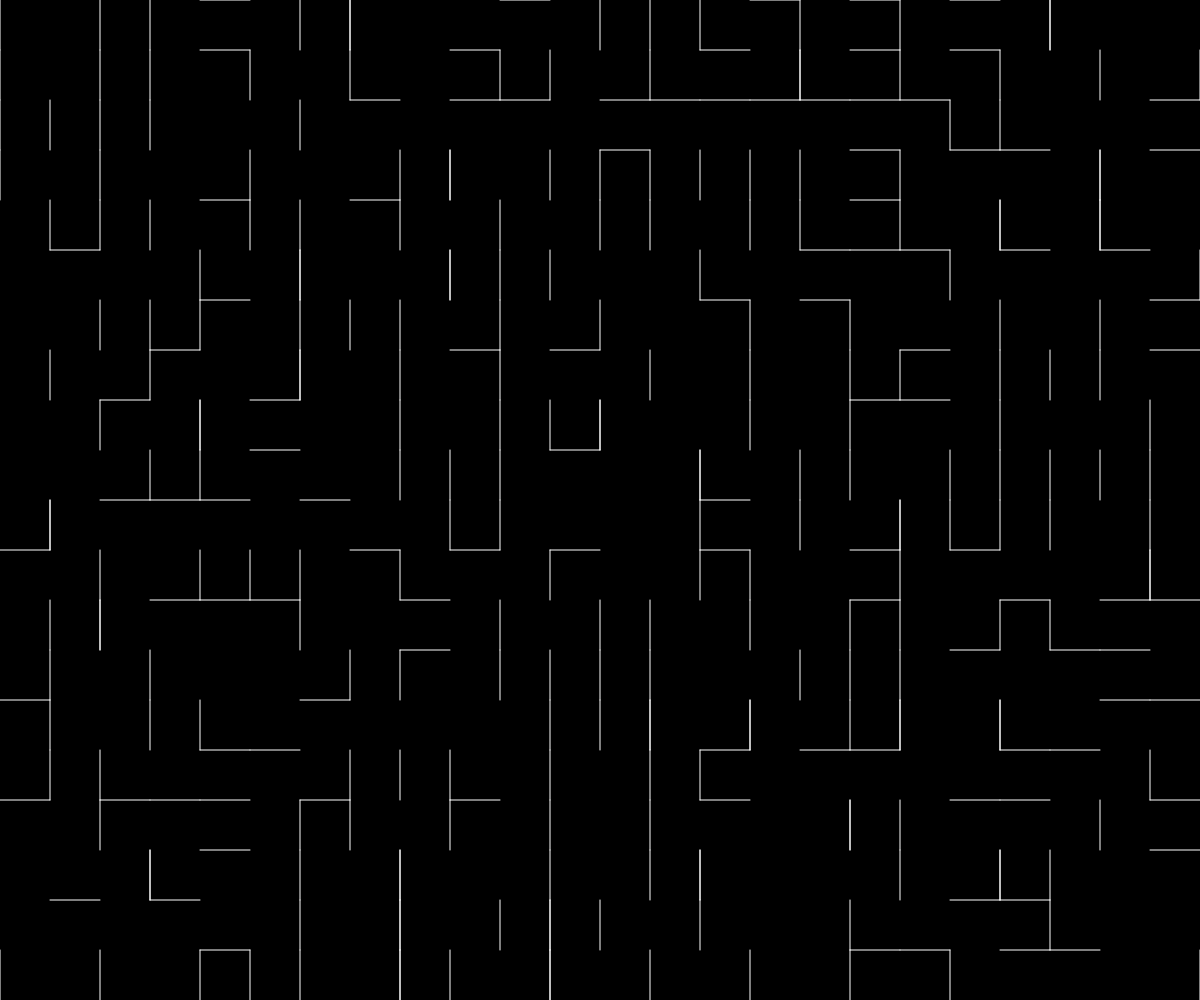
Frame 1 (no input)
Frame 60 (no input): identical to frame 1, image omitted
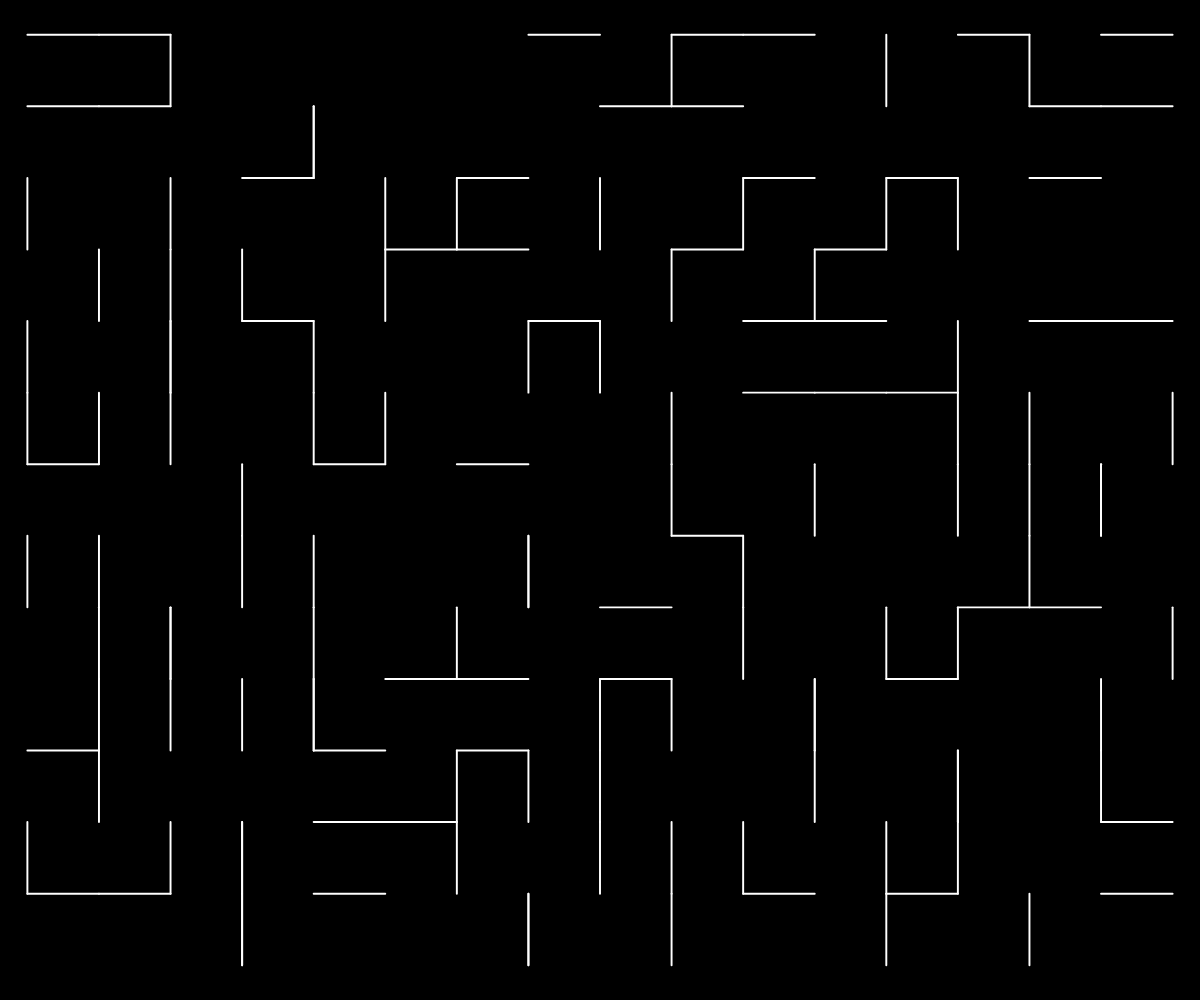
Frame 120 (the mouse pressed at the canvas centre since frame 60)

The p5.js sketch that drew these frames (run headless with seeded random() and noise() and a simulated clock; from frame 60 on, the mouse is pressed at the canvas centre):

// p5.js sketch
// ── sketch.js
let slotSize = 50;
let marginX;
let marginY;
let seed

function setup() {

    createCanvas(windowWidth, windowHeight);
    background(180);

    pixelDensity(1);

    marginX = windowWidth - int((windowWidth / slotSize)) * slotSize;
    marginY = windowHeight - int((windowHeight / slotSize)) * slotSize;

    seed = random(9999)
}


function draw() {
    randomSeed(seed)
    background(0)
    noFill();
    stroke(255)
    for (let i = marginX / 2 + slotSize / 2; i < width - marginX / 2; i += slotSize) {
        for (let j = marginY / 2 + slotSize / 2; j < height - marginY / 2; j += slotSize) {
            var rd = random(1)
            if (rd < 0.25) {
                line(i -slotSize/2, j - slotSize/2, i-slotSize/2, j + slotSize/2); // left
            } else if (rd > 0.25 && rd < 0.50) {
                line(i + slotSize/2, j-slotSize/2, i + slotSize/2, j + slotSize/2); // down
            } else if (rd > 0.50 && rd < 0.75) {
                line(i-slotSize/2, j-slotSize/2, i + slotSize/2, j-slotSize/2); // up
            } else if (rd > 0.25 && rd < 0.50) {
                line(i + slotSize/2, j - slotSize/2, i + slotSize/2, j + slotSize/2); //right
            }

        }
    }
}

function mousePressed() {
    seed = random(9999)
    slotSize = random(10, 100)
    strokeWeight(1+random(10))
    marginX = windowWidth - int((windowWidth / slotSize)) * slotSize;
    marginY = windowHeight - int((windowHeight / slotSize)) * slotSize;
}


function windowResized() {
    resizeCanvas(windowWidth, windowHeight);
    marginX = windowWidth - int((windowWidth / slotSize)) * slotSize;
    marginY = windowHeight - int((windowHeight / slotSize)) * slotSize;
}
